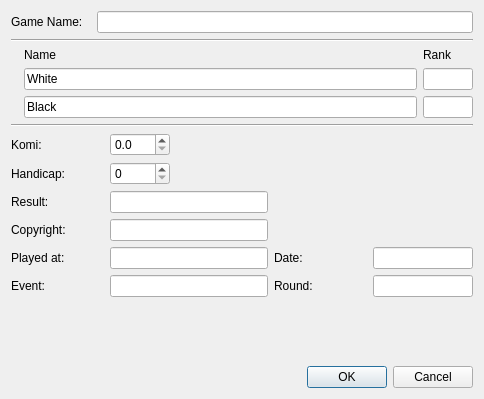
<?xml version="1.0" encoding="UTF-8"?>
<ui version="4.0">
 <class>GameInfoDialog</class>
 <widget class="QDialog" name="GameInfoDialog">
  <property name="geometry">
   <rect>
    <x>0</x>
    <y>0</y>
    <width>484</width>
    <height>399</height>
   </rect>
  </property>
  <property name="maximumSize">
   <size>
    <width>500</width>
    <height>400</height>
   </size>
  </property>
  <property name="windowTitle">
   <string>Game Information</string>
  </property>
  <layout class="QGridLayout">
   <property name="spacing">
    <number>6</number>
   </property>
   <item row="0" column="0">
    <layout class="QHBoxLayout">
     <property name="spacing">
      <number>6</number>
     </property>
     <property name="leftMargin">
      <number>0</number>
     </property>
     <property name="topMargin">
      <number>0</number>
     </property>
     <property name="rightMargin">
      <number>0</number>
     </property>
     <property name="bottomMargin">
      <number>0</number>
     </property>
     <item>
      <widget class="QLabel" name="TextLabel10">
       <property name="minimumSize">
        <size>
         <width>80</width>
         <height>0</height>
        </size>
       </property>
       <property name="text">
        <string>Game Name:</string>
       </property>
       <property name="wordWrap">
        <bool>false</bool>
       </property>
       <property name="buddy">
        <cstring>gameNameEdit</cstring>
       </property>
      </widget>
     </item>
     <item>
      <widget class="QLineEdit" name="gameNameEdit"/>
     </item>
    </layout>
   </item>
   <item row="6" column="0">
    <layout class="QHBoxLayout">
     <property name="spacing">
      <number>6</number>
     </property>
     <property name="leftMargin">
      <number>0</number>
     </property>
     <property name="topMargin">
      <number>0</number>
     </property>
     <property name="rightMargin">
      <number>0</number>
     </property>
     <property name="bottomMargin">
      <number>0</number>
     </property>
     <item>
      <spacer name="Horizontal Spacing2">
       <property name="orientation">
        <enum>Qt::Horizontal</enum>
       </property>
       <property name="sizeType">
        <enum>QSizePolicy::Expanding</enum>
       </property>
       <property name="sizeHint" stdset="0">
        <size>
         <width>20</width>
         <height>20</height>
        </size>
       </property>
      </spacer>
     </item>
     <item>
      <widget class="QDialogButtonBox" name="buttonBox">
       <property name="standardButtons">
        <set>QDialogButtonBox::Cancel|QDialogButtonBox::Ok</set>
       </property>
      </widget>
     </item>
    </layout>
   </item>
   <item row="2" column="0">
    <widget class="QFrame" name="Frame1">
     <property name="sizePolicy">
      <sizepolicy hsizetype="Preferred" vsizetype="Fixed">
       <horstretch>0</horstretch>
       <verstretch>0</verstretch>
      </sizepolicy>
     </property>
     <layout class="QGridLayout">
      <property name="leftMargin">
       <number>0</number>
      </property>
      <property name="topMargin">
       <number>0</number>
      </property>
      <property name="rightMargin">
       <number>0</number>
      </property>
      <property name="bottomMargin">
       <number>0</number>
      </property>
      <item row="3" column="0">
       <widget class="QLabel" name="TextLabel1">
        <property name="text">
         <string/>
        </property>
        <property name="pixmap">
         <pixmap resource="q4go.qrc">:/images/stone_w16.png</pixmap>
        </property>
        <property name="wordWrap">
         <bool>false</bool>
        </property>
       </widget>
      </item>
      <item row="2" column="1">
       <widget class="QLabel" name="TextLabel3">
        <property name="text">
         <string>Name</string>
        </property>
        <property name="wordWrap">
         <bool>false</bool>
        </property>
       </widget>
      </item>
      <item row="3" column="1">
       <widget class="QLineEdit" name="playerWhiteEdit">
        <property name="minimumSize">
         <size>
          <width>0</width>
          <height>0</height>
         </size>
        </property>
        <property name="text">
         <string>White</string>
        </property>
       </widget>
      </item>
      <item row="4" column="0">
       <widget class="QLabel" name="TextLabel2">
        <property name="text">
         <string/>
        </property>
        <property name="pixmap">
         <pixmap resource="q4go.qrc">:/images/stone_b16.png</pixmap>
        </property>
        <property name="wordWrap">
         <bool>false</bool>
        </property>
       </widget>
      </item>
      <item row="4" column="2">
       <widget class="QLineEdit" name="blackRankEdit">
        <property name="maximumSize">
         <size>
          <width>50</width>
          <height>32767</height>
         </size>
        </property>
       </widget>
      </item>
      <item row="3" column="2">
       <widget class="QLineEdit" name="whiteRankEdit">
        <property name="maximumSize">
         <size>
          <width>50</width>
          <height>32767</height>
         </size>
        </property>
       </widget>
      </item>
      <item row="4" column="1">
       <widget class="QLineEdit" name="playerBlackEdit">
        <property name="text">
         <string>Black</string>
        </property>
       </widget>
      </item>
      <item row="2" column="2">
       <widget class="QLabel" name="TextLabe4">
        <property name="text">
         <string>Rank</string>
        </property>
        <property name="wordWrap">
         <bool>false</bool>
        </property>
       </widget>
      </item>
     </layout>
    </widget>
   </item>
   <item row="3" column="0">
    <widget class="Line" name="line_2">
     <property name="orientation">
      <enum>Qt::Horizontal</enum>
     </property>
    </widget>
   </item>
   <item row="4" column="0">
    <widget class="QFrame" name="Frame2">
     <property name="frameShape">
      <enum>QFrame::NoFrame</enum>
     </property>
     <layout class="QGridLayout" name="gridLayout_1">
      <property name="leftMargin">
       <number>0</number>
      </property>
      <property name="topMargin">
       <number>0</number>
      </property>
      <property name="rightMargin">
       <number>0</number>
      </property>
      <item row="4" column="0">
       <widget class="QLabel" name="TextLabel9">
        <property name="text">
         <string>Played at:</string>
        </property>
        <property name="wordWrap">
         <bool>false</bool>
        </property>
        <property name="buddy">
         <cstring>placeEdit</cstring>
        </property>
       </widget>
      </item>
      <item row="3" column="0">
       <widget class="QLabel" name="TextLabel8">
        <property name="minimumSize">
         <size>
          <width>80</width>
          <height>0</height>
         </size>
        </property>
        <property name="text">
         <string>Copyright:</string>
        </property>
        <property name="wordWrap">
         <bool>false</bool>
        </property>
        <property name="buddy">
         <cstring>copyrightEdit</cstring>
        </property>
       </widget>
      </item>
      <item row="4" column="1" colspan="2">
       <widget class="QLineEdit" name="placeEdit"/>
      </item>
      <item row="4" column="3">
       <widget class="QLabel" name="TextLabel7">
        <property name="text">
         <string>Date:</string>
        </property>
        <property name="wordWrap">
         <bool>false</bool>
        </property>
        <property name="buddy">
         <cstring>dateEdit</cstring>
        </property>
       </widget>
      </item>
      <item row="4" column="4">
       <widget class="QLineEdit" name="dateEdit">
        <property name="maximumSize">
         <size>
          <width>100</width>
          <height>16777215</height>
         </size>
        </property>
       </widget>
      </item>
      <item row="5" column="0">
       <widget class="QLabel" name="label">
        <property name="text">
         <string>Event:</string>
        </property>
        <property name="buddy">
         <cstring>eventEdit</cstring>
        </property>
       </widget>
      </item>
      <item row="5" column="3">
       <widget class="QLabel" name="label_2">
        <property name="text">
         <string>Round:</string>
        </property>
        <property name="buddy">
         <cstring>roundEdit</cstring>
        </property>
       </widget>
      </item>
      <item row="5" column="4">
       <widget class="QLineEdit" name="roundEdit">
        <property name="maximumSize">
         <size>
          <width>100</width>
          <height>16777215</height>
         </size>
        </property>
       </widget>
      </item>
      <item row="1" column="0">
       <widget class="QLabel" name="TextLabel5">
        <property name="text">
         <string>Handicap:</string>
        </property>
        <property name="wordWrap">
         <bool>false</bool>
        </property>
        <property name="buddy">
         <cstring>handicapSpin</cstring>
        </property>
       </widget>
      </item>
      <item row="3" column="1" colspan="2">
       <widget class="QLineEdit" name="copyrightEdit"/>
      </item>
      <item row="1" column="1">
       <widget class="QSpinBox" name="handicapSpin">
        <property name="minimumSize">
         <size>
          <width>0</width>
          <height>0</height>
         </size>
        </property>
        <property name="maximumSize">
         <size>
          <width>60</width>
          <height>32767</height>
         </size>
        </property>
        <property name="maximum">
         <number>13</number>
        </property>
       </widget>
      </item>
      <item row="0" column="0">
       <widget class="QLabel" name="TextLabel4">
        <property name="text">
         <string>Komi:</string>
        </property>
        <property name="wordWrap">
         <bool>false</bool>
        </property>
        <property name="buddy">
         <cstring>komiSpin</cstring>
        </property>
       </widget>
      </item>
      <item row="5" column="1" colspan="2">
       <widget class="QLineEdit" name="eventEdit"/>
      </item>
      <item row="0" column="1">
       <widget class="KomiSpinBox" name="komiSpin">
        <property name="sizePolicy">
         <sizepolicy hsizetype="Preferred" vsizetype="Fixed">
          <horstretch>0</horstretch>
          <verstretch>0</verstretch>
         </sizepolicy>
        </property>
        <property name="maximumSize">
         <size>
          <width>60</width>
          <height>32767</height>
         </size>
        </property>
        <property name="focusPolicy">
         <enum>Qt::StrongFocus</enum>
        </property>
        <property name="acceptDrops">
         <bool>true</bool>
        </property>
        <property name="decimals">
         <number>1</number>
        </property>
       </widget>
      </item>
      <item row="2" column="0">
       <widget class="QLabel" name="TextLabel6">
        <property name="text">
         <string>Result:</string>
        </property>
        <property name="wordWrap">
         <bool>false</bool>
        </property>
        <property name="buddy">
         <cstring>resultEdit</cstring>
        </property>
       </widget>
      </item>
      <item row="2" column="1" colspan="2">
       <widget class="QLineEdit" name="resultEdit"/>
      </item>
     </layout>
    </widget>
   </item>
   <item row="5" column="0">
    <spacer name="verticalSpacer">
     <property name="orientation">
      <enum>Qt::Vertical</enum>
     </property>
     <property name="sizeHint" stdset="0">
      <size>
       <width>20</width>
       <height>1</height>
      </size>
     </property>
    </spacer>
   </item>
   <item row="1" column="0">
    <widget class="Line" name="line">
     <property name="orientation">
      <enum>Qt::Horizontal</enum>
     </property>
    </widget>
   </item>
  </layout>
 </widget>
 <customwidgets>
  <customwidget>
   <class>KomiSpinBox</class>
   <extends>QDoubleSpinBox</extends>
   <header>komispinbox.h</header>
  </customwidget>
 </customwidgets>
 <tabstops>
  <tabstop>gameNameEdit</tabstop>
  <tabstop>playerWhiteEdit</tabstop>
  <tabstop>whiteRankEdit</tabstop>
  <tabstop>playerBlackEdit</tabstop>
  <tabstop>blackRankEdit</tabstop>
  <tabstop>komiSpin</tabstop>
  <tabstop>handicapSpin</tabstop>
  <tabstop>resultEdit</tabstop>
  <tabstop>copyrightEdit</tabstop>
  <tabstop>placeEdit</tabstop>
  <tabstop>dateEdit</tabstop>
  <tabstop>eventEdit</tabstop>
  <tabstop>roundEdit</tabstop>
 </tabstops>
 <resources>
  <include location="q4go.qrc"/>
 </resources>
 <connections/>
</ui>
